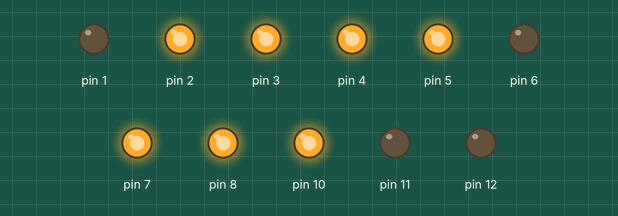
A sketch run on a simulated Arduino Uno, built with avr-gcc and run on an emulated ATmega328P. Parts: output pins drawn as LEDs (lit = HIGH).

Above: at 0.1 s.
At 5.1 s:
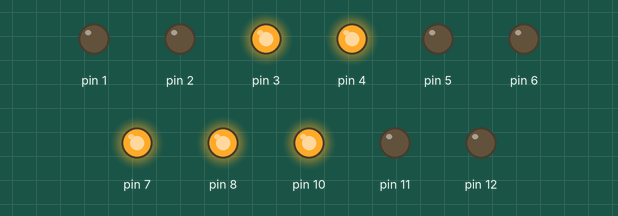
At 10.1 s:
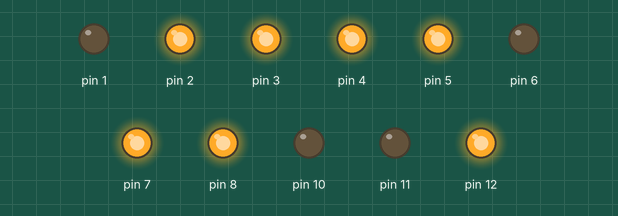
At 20.1 s:
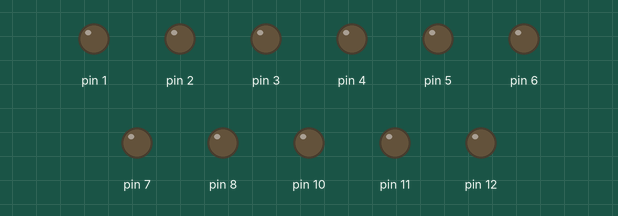
At 29.1 s:
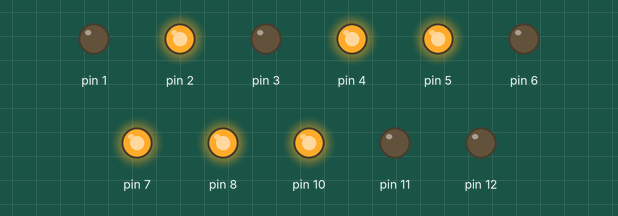
At 39.1 s:
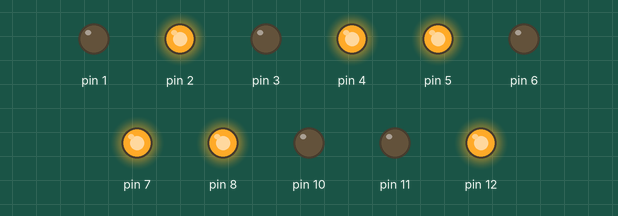
Timing chart, 0 to 40.0 s (numbered marks = the images above):
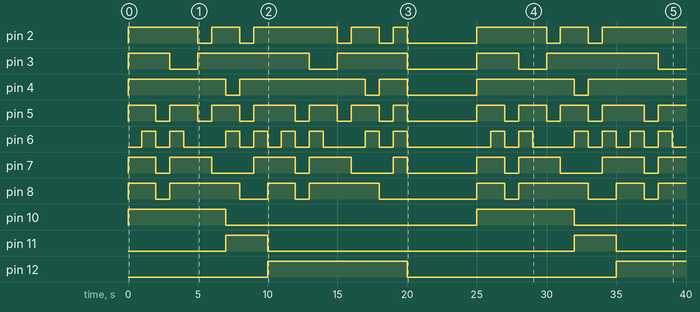

Measured:
- by itself, pin 2: LOW → HIGH at 0.00 s, → LOW 5.0 s later, → HIGH 1.0 s later, → LOW 2.0 s later, … (15 changes in this stretch)
- by itself, pin 3: LOW → HIGH at 0.00 s, → LOW 3.0 s later, → HIGH 2.0 s later, → LOW 8.0 s later, … (10 changes in this stretch)
- by itself, pin 4: LOW → HIGH at 0.00 s, → LOW 7.0 s later, → HIGH 1.0 s later, → LOW 9.0 s later, … (9 changes in this stretch)
- by itself, pin 5: LOW → HIGH at 0.00 s, → LOW 2.0 s later, → HIGH 1.0 s later, → LOW 2.0 s later, … (23 changes in this stretch)
- by itself, pin 6: LOW → HIGH at 1.0 s, → LOW 1.0 s later, → HIGH 1.0 s later, → LOW 1.0 s later, … (28 changes in this stretch)
- by itself, pin 7: LOW → HIGH at 0.00 s, → LOW 2.0 s later, → HIGH 1.0 s later, → LOW 3.0 s later, … (17 changes in this stretch)
- by itself, pin 8: LOW → HIGH at 0.00 s, → LOW 2.0 s later, → HIGH 1.0 s later, → LOW 5.0 s later, … (15 changes in this stretch)
- by itself, pin 10: alternates HIGH for 7.0 s and LOW for 18.0 s

The sketch:

TrafficLight.ino
```cpp
void setup(){
pinMode(1,OUTPUT);
pinMode(2,OUTPUT);
pinMode(3,OUTPUT);
pinMode(4,OUTPUT);
pinMode(5,OUTPUT);
pinMode(6,OUTPUT);
pinMode(7,OUTPUT);
pinMode(8,OUTPUT);
pinMode(10,OUTPUT);
pinMode(11,OUTPUT);
pinMode(12,OUTPUT);
} void loop(){

  digitalWrite(10,HIGH);

  digitalWrite(2,1);
  digitalWrite(3,1);
  digitalWrite(4,1);
  digitalWrite(5,1);
  digitalWrite(6,0);
  digitalWrite(7,1);
  digitalWrite(8,1);
  delay(1000);

  digitalWrite(2,1);
  digitalWrite(3,1);
  digitalWrite(4,1);
  digitalWrite(5,1);
  digitalWrite(6,1);
  digitalWrite(7,1);
  digitalWrite(8,1);
  delay(1000);

  digitalWrite(2,1);
  digitalWrite(3,1);
  digitalWrite(4,1);
  digitalWrite(5,0);
  digitalWrite(6,0);
  digitalWrite(7,0);
  digitalWrite(8,0);
  delay(1000);

  digitalWrite(2,1);
  digitalWrite(3,0);
  digitalWrite(4,1);
  digitalWrite(5,1);
  digitalWrite(6,1);
  digitalWrite(7,1);
  digitalWrite(8,1);
  delay(1000);

  digitalWrite(2,1);
  digitalWrite(3,0);
  digitalWrite(4,1);
  digitalWrite(5,1);
  digitalWrite(6,0);
  digitalWrite(7,1);
  digitalWrite(8,1);
  delay(1000);

  digitalWrite(2,0);
  digitalWrite(3,1);
  digitalWrite(4,1);
  digitalWrite(5,0);
  digitalWrite(6,0);
  digitalWrite(7,1);
  digitalWrite(8,1);
  delay(1000);

  digitalWrite(2,1);
  digitalWrite(3,1);
  digitalWrite(4,1);
  digitalWrite(5,1);
  digitalWrite(6,0);
  digitalWrite(7,0);
  digitalWrite(8,1);
  delay(1000);

  digitalWrite(10,LOW);
  digitalWrite(11,HIGH);

  digitalWrite(2,1);
  digitalWrite(3,1);
  digitalWrite(4,0);
  digitalWrite(5,1);
  digitalWrite(6,1);
  digitalWrite(7,0);
  digitalWrite(8,1);
  delay(1000);

  digitalWrite(2,0);
  digitalWrite(3,1);
  digitalWrite(4,1);
  digitalWrite(5,0);
  digitalWrite(6,0);
  digitalWrite(7,0);
  digitalWrite(8,0);
  delay(1000);

  digitalWrite(2,1);
  digitalWrite(3,1);
  digitalWrite(4,1);
  digitalWrite(5,1);
  digitalWrite(6,1);
  digitalWrite(7,1);
  digitalWrite(8,0);
  delay(1000);

  digitalWrite(11,LOW);
  digitalWrite(12,HIGH);

  digitalWrite(2,1);
  digitalWrite(3,1);
  digitalWrite(4,1);
  digitalWrite(5,1);
  digitalWrite(6,0);
  digitalWrite(7,1);
  digitalWrite(8,1);
  delay(1000);

  digitalWrite(2,1);
  digitalWrite(3,1);
  digitalWrite(4,1);
  digitalWrite(5,1);
  digitalWrite(6,1);
  digitalWrite(7,1);
  digitalWrite(8,1);
  delay(1000);

  digitalWrite(2,1);
  digitalWrite(3,1);
  digitalWrite(4,1);
  digitalWrite(5,0);
  digitalWrite(6,0);
  digitalWrite(7,0);
  digitalWrite(8,0);
  delay(1000);

  digitalWrite(2,1);
  digitalWrite(3,0);
  digitalWrite(4,1);
  digitalWrite(5,1);
  digitalWrite(6,1);
  digitalWrite(7,1);
  digitalWrite(8,1);
  delay(1000);

  digitalWrite(2,1);
  digitalWrite(3,0);
  digitalWrite(4,1);
  digitalWrite(5,1);
  digitalWrite(6,0);
  digitalWrite(7,1);
  digitalWrite(8,1);
  delay(1000);

  digitalWrite(2,0);
  digitalWrite(3,1);
  digitalWrite(4,1);
  digitalWrite(5,0);
  digitalWrite(6,0);
  digitalWrite(7,1);
  digitalWrite(8,1);
  delay(1000);

  digitalWrite(2,1);
  digitalWrite(3,1);
  digitalWrite(4,1);
  digitalWrite(5,1);
  digitalWrite(6,0);
  digitalWrite(7,0);
  digitalWrite(8,1);
  delay(1000);

  digitalWrite(2,1);
  digitalWrite(3,1);
  digitalWrite(4,0);
  digitalWrite(5,1);
  digitalWrite(6,1);
  digitalWrite(7,0);
  digitalWrite(8,1);
  delay(1000);

  digitalWrite(2,0);
  digitalWrite(3,1);
  digitalWrite(4,1);
  digitalWrite(5,0);
  digitalWrite(6,0);
  digitalWrite(7,0);
  digitalWrite(8,0);
  delay(1000);

  digitalWrite(2,1);
  digitalWrite(3,1);
  digitalWrite(4,1);
  digitalWrite(5,1);
  digitalWrite(6,1);
  digitalWrite(7,1);
  digitalWrite(8,0);
  delay(1000);

  digitalWrite(2,0);
  digitalWrite(3,0);
  digitalWrite(4,0);
  digitalWrite(5,0);
  digitalWrite(6,0);
  digitalWrite(7,0);
  digitalWrite(8,0);
  digitalWrite(12,LOW);
  delay(5000); }
```
